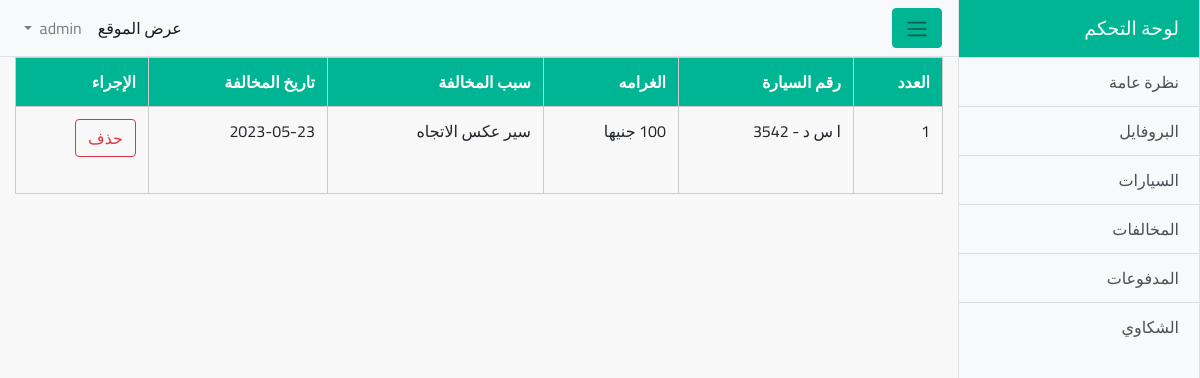
/dashboard/TrafficViolations.php (signed in), run on the app's committed database.
### tables this page shows
CREATE TABLE `trafficviolations` (
  `id` int(11) NOT NULL,
  `car_num` varchar(50) NOT NULL,
  `a_fine` int(100) NOT NULL,
  `reason` varchar(1000) NOT NULL,
  `date` date NOT NULL DEFAULT current_timestamp(),
  `carID` int(11) NOT NULL
);

### dashboard/TrafficViolations.php (the view, shortened to what this page needs)
<?php
require_once 'include/connection.php';
require_once 'include/header.php';
if (!isset($_SESSION['adminInfo'])) {
    header('Location:index.php');
} else {
?>
    <div class="container-fluid">
        <div class="show-books">
            <table class="table">
                <thead class="thead-dark">
                    <tr>
                        <th scope="col">العدد</th>
                        <th scope="col">رقم السيارة</th>
                        <th scope="col">الغرامه</th>
                        <th scope="col">سبب المخالفة</th>
                        <th scope="col">تاريخ المخالفة</th>
                        <th scope="col">الإجراء</th>
                    </tr>
                </thead>
                <tbody>
                    <?php
                    $query = "SELECT * FROM trafficviolations ORDER BY id DESC ";
                    $result = mysqli_query($con, $query);
                    $id = 0;
                    while($row=mysqli_fetch_assoc($result)){
                        $id++;
                        ?>
                            <tr>
                            <td><?php echo $id?></td>
                            <td><?php echo $row['car_num']?></td>
                            <td><?php echo $row['a_fine']?> جنيها</td>
                            <td><?php echo $row['reason']?></td>
                            <td><?php echo $row['date']?></td>
                            <td>
                                <a href="TrafficViolations.php?id=<?php echo $row['id']?>" class="btn btn-outline-danger">حذف</a><br><br>
                            </td>
                        </tr>
                    <?php
                    }
                    ?>
                </tbody>
            </table>
        </div>
    </div>
    </div>
    <?php
    include 'include/footer.php';
    ?>
<?php
}
?>

### dashboard/css/custom.css (style rules this page uses)
:root { --light-green: #00b593; }
body { overflow-x: hidden; font-family: janna lt; direction: rtl; font-family: "Cairo", sans-serif; }
.table .thead-dark th { color: #fff; background-color: var(--light-green); border: 1px solid #ccc; }
.table td, .table tr { border: 1px solid #ccc; }

### data on the page
trafficviolations: car_num "ا س د - 3542", reason "سير عكس الاتجاه", date "2023-05-23"
